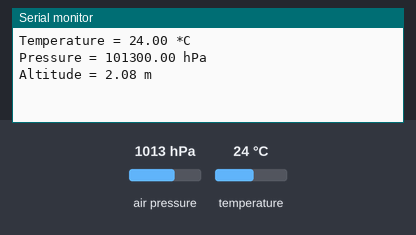
Bench run of a sketch on a simulated Arduino Uno, built with avr-gcc and run on an emulated ATmega328P. Shown: the last lines printed to the serial monitor. Inputs (shaded band) come from the test bench; at power-on: air pressure 1013 hPa, temperature 24 °C.

Above: at 1.2 s.
1.3 s: air pressure set to 952 hPa
At 2.8 s:
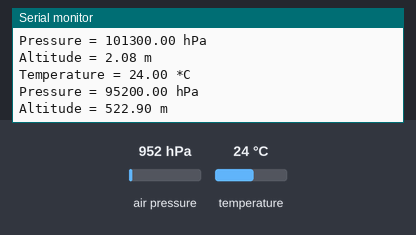
3.6 s: temperature set to 12 °C
At 4.6 s:
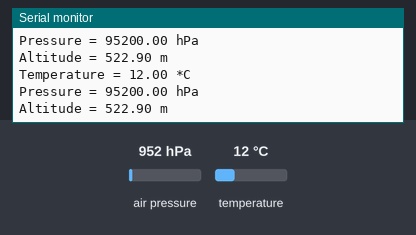
5.9 s: air pressure set to 975 hPa
At 6.4 s:
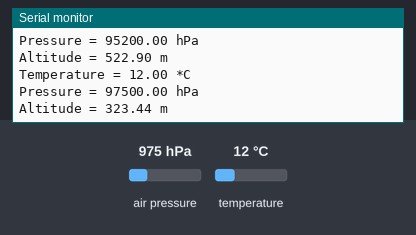
Timing chart, 0 to 8.9 s (numbered marks = the images above; inputs shaded):
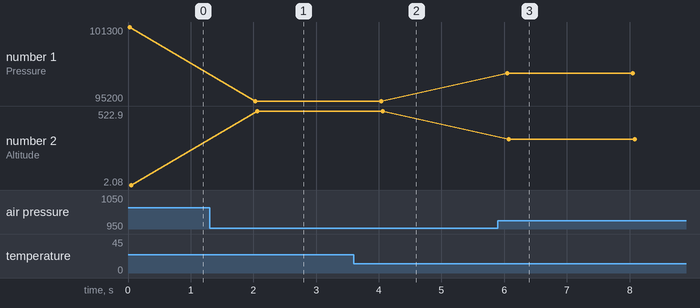

Measured:
- after the input at 1.3 s, the serial monitor: prints a new line after 0.73 s (image 1)
- after the input at 3.6 s, the serial monitor: prints a new line after 0.41 s (image 2)
- after the input at 5.9 s, the serial monitor: prints a new line after 0.15 s (image 3)
- plotted number 1: 101300 → 95200 after the input at 1.3 s, 95200 → 97500 after the input at 5.9 s
- plotted number 2: 2.08 → 522.9 after the input at 1.3 s, 522.9 → 323.44 after the input at 5.9 s

The sketch:

BMP280_basic.ino
```cpp
#include <Wire.h>
#include <Adafruit_BMP280.h>

Adafruit_BMP280 bmp;

void setup()
{
  Serial.begin(9600);
  bmp.begin(0x76);
}

void loop()
{
  Serial.print("Temperature = ");
  Serial.print(bmp.readTemperature());
  Serial.println(" *C");

  Serial.print("Pressure = ");
  Serial.print(bmp.readPressure());
  Serial.println(" hPa");

  Serial.print("Altitude = ");
  Serial.print(bmp.readAltitude());
  Serial.println(" m");

  Serial.println();
  delay(2000);
}
```
